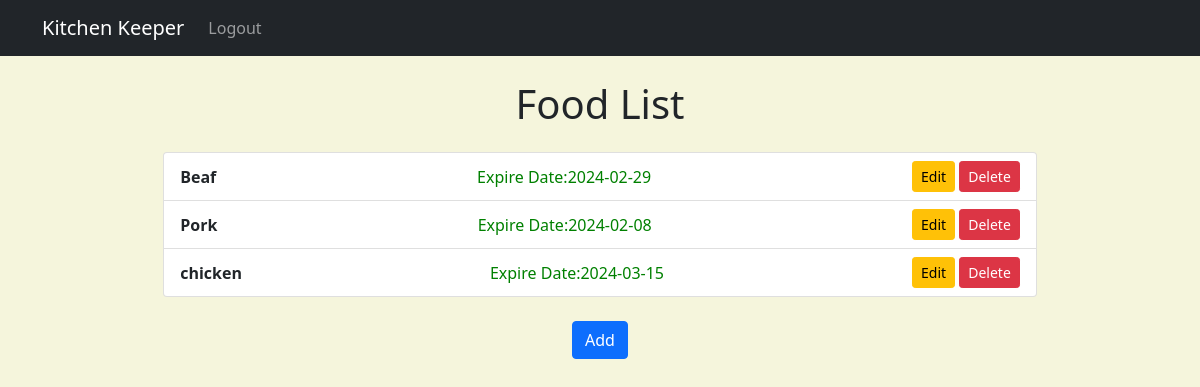
/food/food/ (signed in), run on an earlier commit of the app's database.
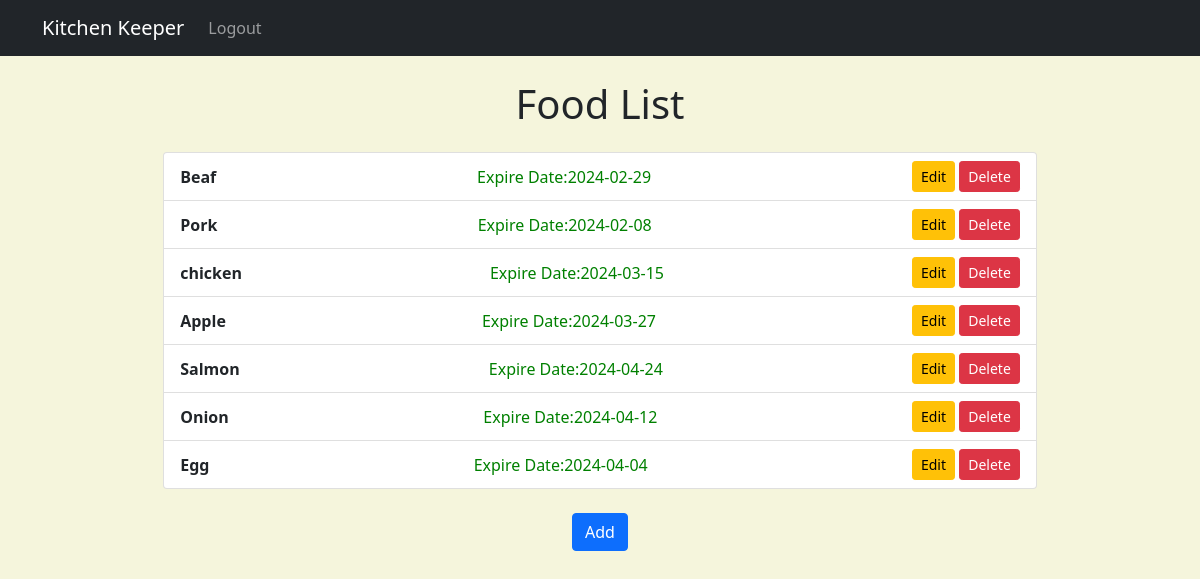
And on a later commit of the database.
### models.py (models this page shows)
class FOOD(db.Model):
    __tablename__ = 'foods'
    id = db.Column(db.Integer, primary_key=True, autoincrement=True)
    name = db.Column(db.String(20), nullable=False)
    category = db.Column(db.String(20), nullable=False)
    date = db.Column(db.Date, nullable=False)
    memo = db.Column(db.Text)
    user_id = db.Column(db.Integer, db.ForeignKey('users.id', name="fk_foods_users"), nullable=False)
    user = relationship("User", back_populates = "foods")

### food/views.py (the view)
@food_bp.route("/food/")
@login_required
def index():
    foods = FOOD.query.filter_by(user_id = current_user.id).all()
    return render_template("food/index.html", foods=foods)

### app.py (called while the page is built)
@login_manager.user_loader
def load_user(user_id):
    return User.query.get(int(user_id))

### templates/food/index.html (shortened to what this page needs)
{% extends "base.html" %}
{% block content %}
    <div class="container">
        <h1 class="my-4">Food List</h1>
        {% if foods == [] %}
            <p>No Food Here</p>
        {% else %}
            <ul class="list-group mb-4 nav nav-pills nav-justified">
                {% for food in foods %}
                    <li class="list-group-item d-flex justify-content-between align-items-center">
                        <strong>{{ food.name }}</strong>
                        <div class="Expire_date">
                            Expire Date:{{food.date}}
                        </div>
                        <div>
                            <a href="{{ url_for('food.update', food_id=food.id) }}" class="btn btn-warning btn-sm">Edit</a>
                            <a href="{{ url_for('food.delete', food_id=food.id) }}" class="btn btn-danger btn-sm">Delete</a>
                        </div>
                    </li>
                {% endfor %}
            </ul>
        {% endif %}
        <div class="text-center">
            <a href="{{ url_for('food.create') }}" class="btn btn-primary" role="button">Add</a>
        </div>
    </div>
{% endblock %}

### templates/base.html (shortened to what this page needs)
<!DOCTYPE html>
<html lang="ja">
<head>
    <link href="https://cdn.jsdelivr.net/npm/bootstrap@5.0.2/dist/css/bootstrap.min.css" rel="stylesheet">
</head>
<body>
    {% if current_user.is_authenticated %}
    <nav class="navbar navbar-expand-lg navbar-dark bg-dark">
        <div class="container">
            <a class="navbar-brand" href="#">Kitchen Keeper</a>
            <div class="collapse navbar-collapse" id="navbarNav">
                <ul class="navbar-nav ml-auto">
                    <li class="nav-item">
                        <a class="nav-link" href="{{ url_for('auth.logout') }}">Logout</a>
                    </li>
                </ul>
            </div>
        </div>
    </nav>
    {% endif %}
    <div class="container mt-4">
        {% block content %}{% endblock %}
    </div>
</body>
</html>

### templates/base.html (style rules this page uses)
body { background-color: beige; }

### templates/food/index.html (style rules this page uses)
.Expire_date { color: green; }
.list-group { width: 80%; margin: auto; }
h1 { text-align: center; }

What changed in the data, as far as the page shows it:
added FOOD: name "Apple", date "2024-03-27"
added FOOD: name "Salmon", date "2024-04-24"
added FOOD: name "Onion", date "2024-04-12"
added FOOD: name "Egg", date "2024-04-04"
